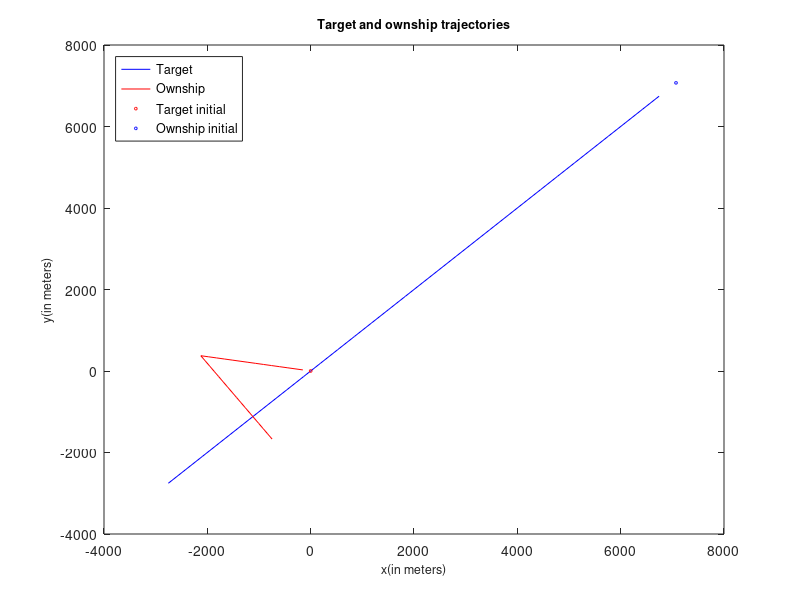

Source code (MATLAB):
%script
targetInit = [7071; 7071; 225; 7.72];
ownshipInit = [0; 0; 170; 2.57];
ownshipState = ownshipInit;
targetState = targetInit;
targetStateLog = [];
ownshipStateLog = [];
startTime = 60;
time = startTime;
finalTime = 1800;
timeStep = 60;

%Simulation
for i = startTime:timeStep:finalTime
    time = i;
%move vehicle
if(time == 900)
    ownshipState(3) = -56;
end
ownshipState = [ownshipState(1) + ownshipState(4)*60*cosd(ownshipState(3));
    ownshipState(2) + ownshipState(4)*60*sind(ownshipState(3));
    ownshipState(3);
    ownshipState(4)];
ownshipStateLog = [ownshipStateLog ownshipState];
targetState = [targetState(1) + targetState(4)*60*cosd(targetState(3));
    targetState(2) + targetState(4)*60*sind(targetState(3));
    targetState(3);
    targetState(4)];
targetStateLog = [targetStateLog targetState];



end

%Figure
plot(targetStateLog(1,:),targetStateLog(2,:),'-b')
hold on
plot(ownshipStateLog(1,:),ownshipStateLog(2,:),'-r')
hold on
plot(ownshipInit(1),ownshipInit(2),'or', 'MarkerSize', 2)
hold on
plot(targetInit(1),targetInit(2),'ob', 'MarkerSize', 2)
legend('Target','Ownship','Target initial','Ownship initial')
%plot(ownshipStateLog(1,:),ownshipStateLog(2,:),'o')
legend('Location','northwest')
xlim([-4000 8000])
ylim([-4000 8000])
xlabel('x(in meters)','FontSize',9)
ylabel('y(in meters)','FontSize',9)
title('Target and ownship trajectories','FontSize',9)

hold on
